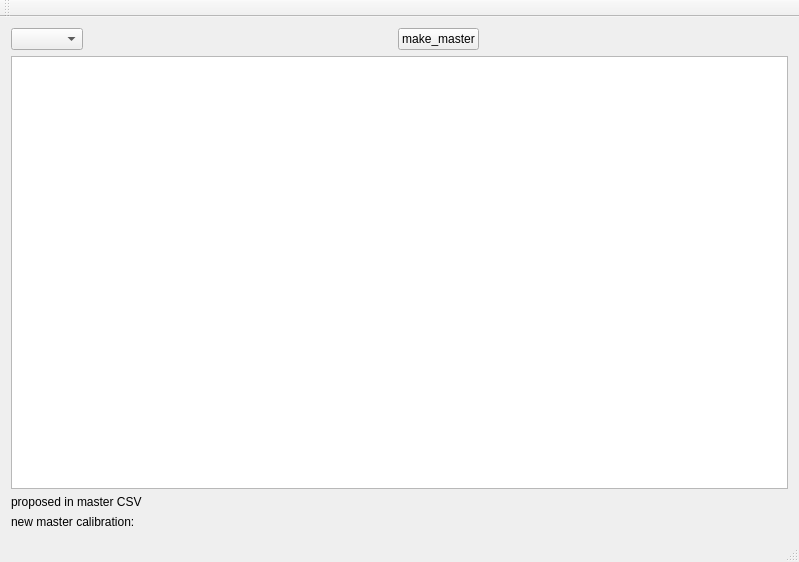
<?xml version="1.0" encoding="UTF-8"?>
<ui version="4.0">
 <class>mk_master_cal</class>
 <widget class="QMainWindow" name="mk_master_cal">
  <property name="geometry">
   <rect>
    <x>0</x>
    <y>0</y>
    <width>799</width>
    <height>562</height>
   </rect>
  </property>
  <property name="windowTitle">
   <string>mk_master_cal</string>
  </property>
  <widget class="QWidget" name="centralWidget">
   <property name="acceptDrops">
    <bool>true</bool>
   </property>
   <layout class="QVBoxLayout" name="verticalLayout">
    <item>
     <layout class="QHBoxLayout" name="hl1">
      <item>
       <widget class="QComboBox" name="sensor_box"/>
      </item>
      <item>
       <spacer name="horizontalSpacer">
        <property name="orientation">
         <enum>Qt::Horizontal</enum>
        </property>
        <property name="sizeHint" stdset="0">
         <size>
          <width>40</width>
          <height>20</height>
         </size>
        </property>
       </spacer>
      </item>
      <item>
       <widget class="QPushButton" name="pushButton_make_master">
        <property name="text">
         <string>make_master</string>
        </property>
       </widget>
      </item>
      <item>
       <spacer name="horizontalSpacer_2">
        <property name="orientation">
         <enum>Qt::Horizontal</enum>
        </property>
        <property name="sizeHint" stdset="0">
         <size>
          <width>40</width>
          <height>20</height>
         </size>
        </property>
       </spacer>
      </item>
     </layout>
    </item>
    <item>
     <layout class="QHBoxLayout" name="hl2">
      <item>
       <widget class="QListWidget" name="qlw"/>
      </item>
     </layout>
    </item>
    <item>
     <layout class="QHBoxLayout" name="hl3">
      <item>
       <widget class="QLabel" name="label_4">
        <property name="text">
         <string>proposed in master CSV</string>
        </property>
       </widget>
      </item>
      <item>
       <widget class="QLabel" name="inmaster">
        <property name="text">
         <string/>
        </property>
       </widget>
      </item>
     </layout>
    </item>
    <item>
     <layout class="QHBoxLayout" name="hl4">
      <item>
       <widget class="QLabel" name="label_outmaster">
        <property name="text">
         <string>new master calibration:</string>
        </property>
       </widget>
      </item>
      <item>
       <widget class="QLabel" name="outmaster">
        <property name="text">
         <string/>
        </property>
       </widget>
      </item>
     </layout>
    </item>
   </layout>
  </widget>
  <widget class="QMenuBar" name="menuBar">
   <property name="geometry">
    <rect>
     <x>0</x>
     <y>0</y>
     <width>799</width>
     <height>36</height>
    </rect>
   </property>
  </widget>
  <widget class="QToolBar" name="mainToolBar">
   <attribute name="toolBarArea">
    <enum>TopToolBarArea</enum>
   </attribute>
   <attribute name="toolBarBreak">
    <bool>false</bool>
   </attribute>
  </widget>
  <widget class="QStatusBar" name="statusBar"/>
 </widget>
 <layoutdefault spacing="6" margin="11"/>
 <resources/>
 <connections/>
</ui>
